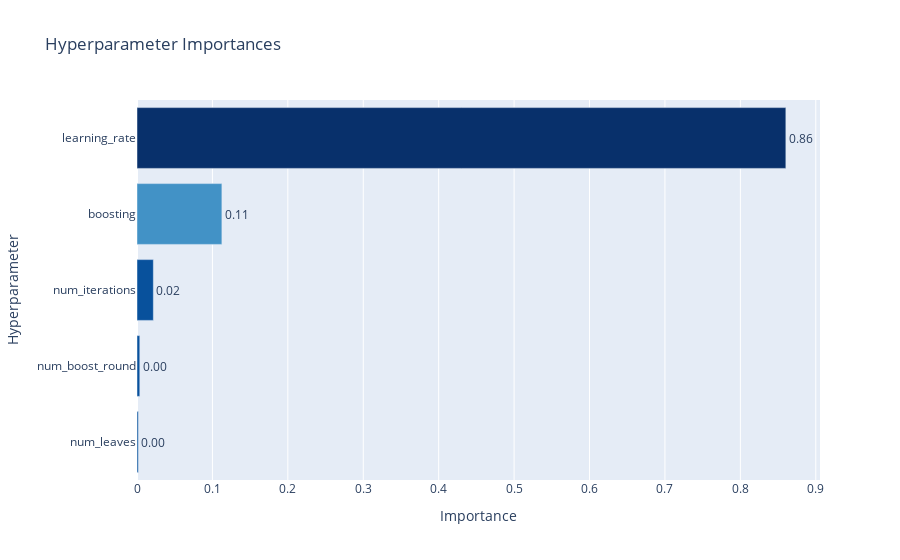

The code cell stored with this chart in its notebook:
### Code cell
optuna.visualization.plot_param_importances(study)

### Figure 1 — Plotly figure (JSON) as saved in the notebook; plotly's stock layout.template omitted (floating-point values rounded to 4 significant figures)
{"data": [{"cliponaxis": false, "hovertemplate": ["num_leaves (IntUniformDistribution): 0.0017679093747378302<extra></extra>", "num_boost_round (IntUniformDistribution): 0.0036994796867144642<extra></extra>", "num_iterations (IntUniformDistribution): 0.02167367386388848<extra></extra>", "boosting (CategoricalDistribution): 0.11255372153931867<extra></extra>", "learning_rate (LogUniformDistribution): 0.8603052155353405<extra></extra>"], "marker": {"color": ["rgb(8,81,156)", "rgb(8,81,156)", "rgb(8,81,156)", "rgb(66,146,198)", "rgb(8,48,107)"]}, "orientation": "h", "text": ["0.0017679093747378302", "0.0036994796867144642", "0.02167367386388848", "0.11255372153931867", "0.8603052155353405"], "textposition": "outside", "texttemplate": "%{text:.2f}", "type": "bar", "x": [0.001768, 0.003699, 0.02167, 0.1126, 0.8603], "y": ["num_leaves", "num_boost_round", "num_iterations", "boosting", "learning_rate"]}], "layout": {"showlegend": false, "title": {"text": "Hyperparameter Importances"}, "xaxis": {"title": {"text": "Importance"}}, "yaxis": {"title": {"text": "Hyperparameter"}}}}
